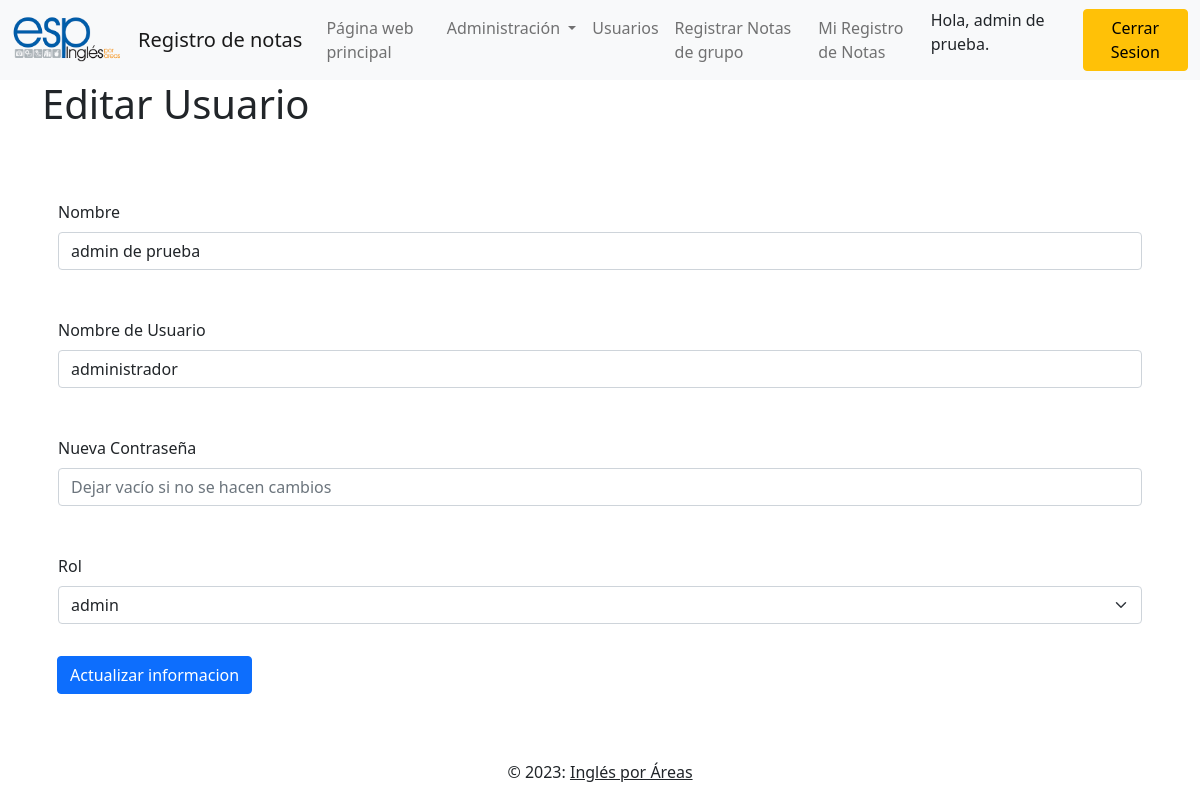
Screenshot of /update_usuario.php?id=1 (signed in) with the database file from the repository.
### tables this page shows
CREATE TABLE `users` (
  `id` int NOT NULL,
  `role` enum('user','admin') NOT NULL,
  `username` varchar(25) NOT NULL,
  `password` varchar(50) NOT NULL,
  `name` varchar(50) NOT NULL
);

### update_usuario.php (the view, shortened to what this page needs)
<?php
if (isset($_SESSION['username']) && isset($_SESSION['id']) && $_SESSION['role'] == 'admin') {
        $id = $_GET['id'];
        $sql = "SELECT * FROM users WHERE id='$id'";
        $query = mysqli_query($conn, $sql);
        $row = $row = mysqli_fetch_array($query);
        ?>
        <!DOCTYPE html>
        <html lang="es">
        <?php
        include "layout/head.php";
        ?>
        <body>
                <?php
                include "layout/header.php";
                ?>
                <div class="container" style="margin-top: 80px; margin-bottom: 80px;">
                        <form action="php/edit_user.php" method="POST">
                                <h1>Editar Usuario</h1>
                                <div class="mb-3 p-3">
                                </div>
                                <div class="mb-3 p-3">
                                        <label for="name" class="form-label">Nombre</label>
                                        <input type="text" class="form-control" id="name" name="name" maxlength="50"
                                                value="<?= $row['name'] ?>">
                                </div>
                                <div class="mb-3 p-3">
                                        <label for="username" class="form-label">Nombre de Usuario</label>
                                        <input type="text" class="form-control" id="username" name="username" maxlength="25"
                                                placeholder="Nombre de usuario"
                                                value="<?= $row['username'] ?>">
                                </div>
                                <div class="mb-3  p-3">
                                        <label for="password" class="form-label">Nueva Contraseña</label>
                                        <input type="password" class="form-control" id="password" name="password"
                                                maxlength="100" placeholder="Dejar vacío si no se hacen cambios">
                                </div>
                                <div class="mb-3  p-3">
                                        <label for="role" class="form-label">Rol</label>
                                        <select class="form-select" id="role" name="role">
                                                <option value="<?= $row['role'] ?>" selected><?= $row['role'] ?>
                                                </option>
                                        </select>
                                </div>
                                <input type="submit" class="btn btn-primary" style="margin-left: 15px;"
                                        value="Actualizar informacion">
                        </form>
                </div>
                <?php
                include "layout/footer.php";
                ?>
        </body>
        </html>
<?php } else {
        header("Location: login.php");
} ?>

### rows the page displays
users: name "admin de prueba", username "administrador", role "admin"

### other values shown
$_SESSION['name'] "admin de prueba"
